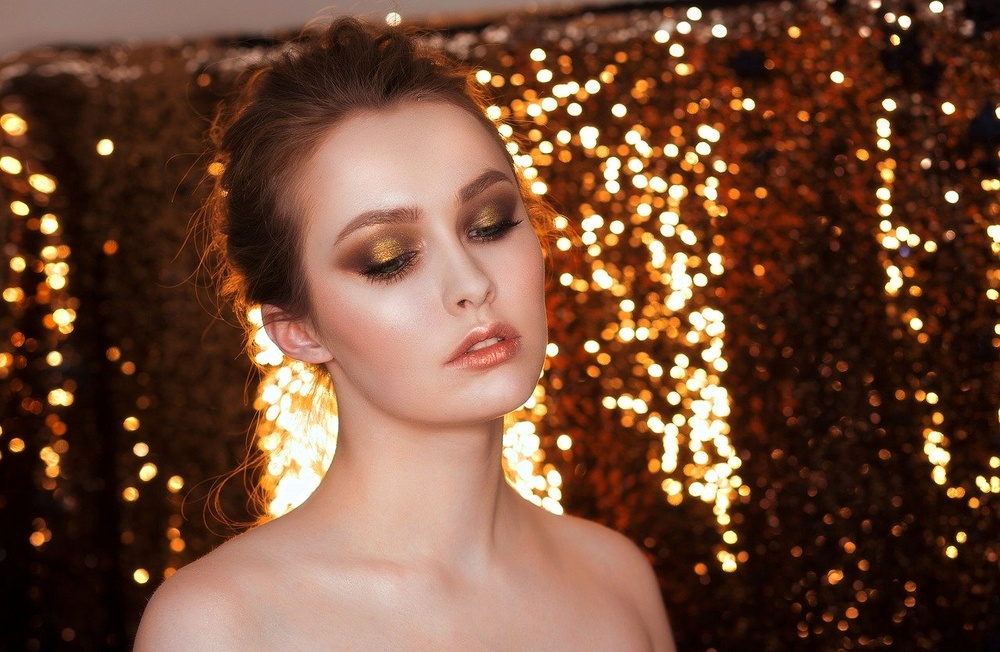
#> input picture Task3/closedeyes_1.jpg, 1000 x 652 px, shrunk from 1280 x 835 before the run
$ python Version1.2.py
#> lines starting #> are read from the running program, lines starting #| are printed output that depends on the picture

import cv2
from matplotlib import pyplot as plt
import numpy as np
def faceRecognition_improve(file):
#> called with file = 'closedeyes_1.jpg'
    COLOR_FACE = (255, 0, 255)
    COLOR_EYES = (255, 0, 0)

    img_bgr = cv2.imread(file, cv2.IMREAD_COLOR)
#> img_bgr is the input picture: shape (652, 1000, 3); mean B, G, R 55.4, 75.5, 113.6
    b, g, r = cv2.split(img_bgr)
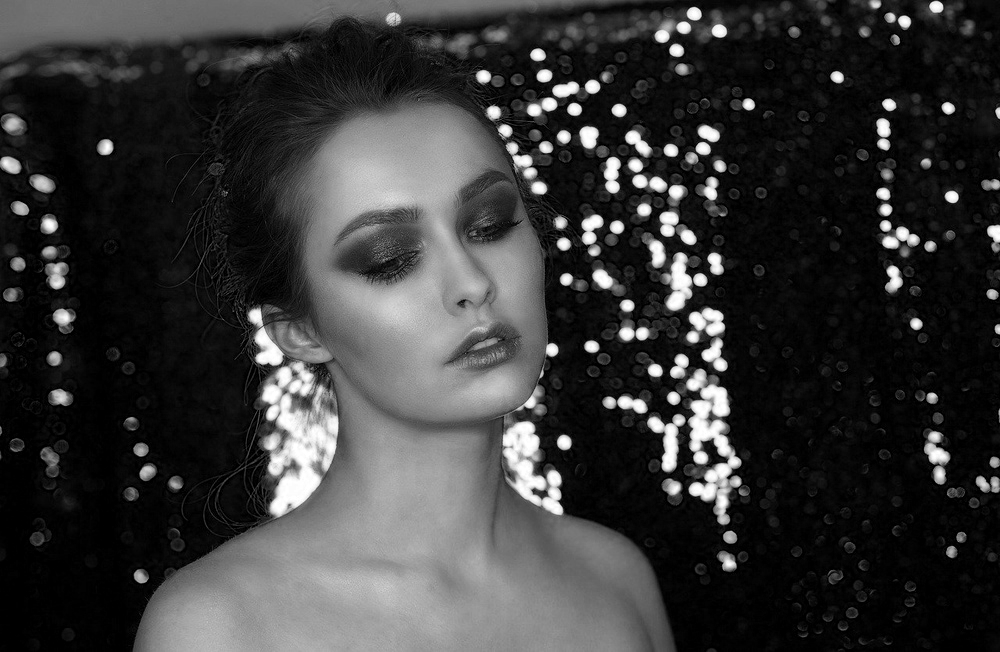
#> b: shape (652, 1000); min 0, max 255, mean 55.4
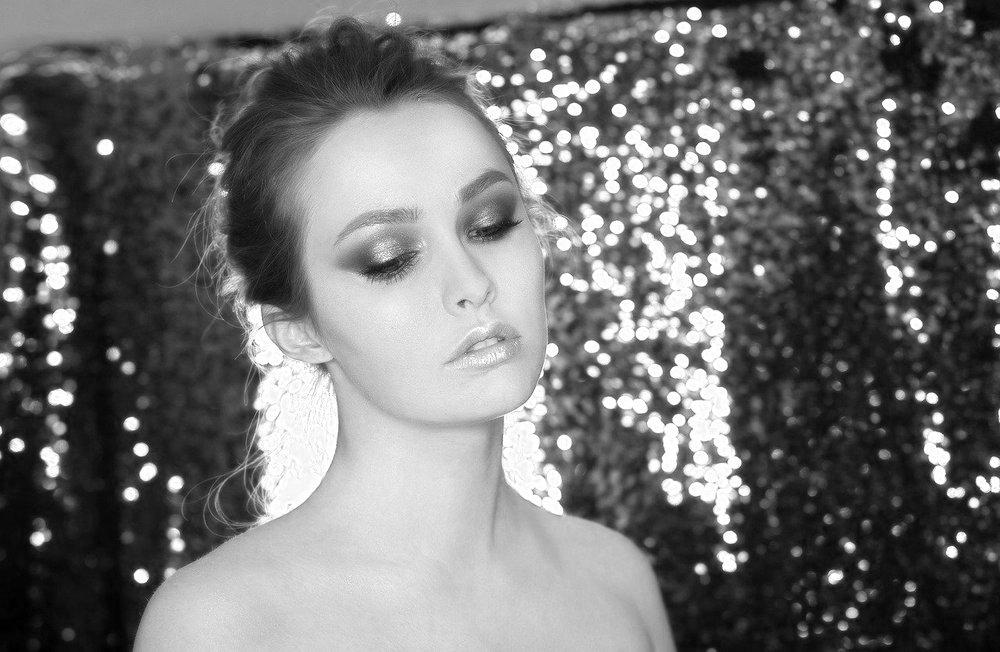
#> r: shape (652, 1000); min 0, max 255, mean 113.6
    img_rgb = cv2.merge([r, g, b])

    img_gray = cv2.cvtColor(img_bgr, cv2.COLOR_BGR2GRAY)
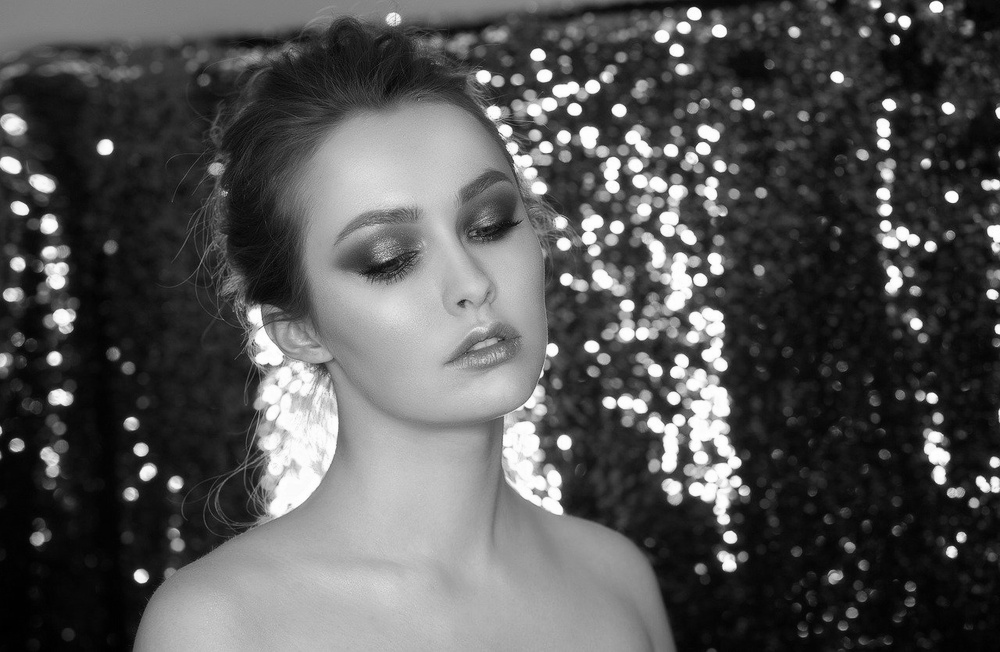
#> img_gray: shape (652, 1000); min 0, max 255, mean 84.6

    face_cascade = cv2.CascadeClassifier(cv2.data.haarcascades + "haarcascade_frontalface_default.xml")
    eye_cascade = cv2.CascadeClassifier('haarcascade_eye.xml')
    faces = face_cascade.detectMultiScale(img_gray, scaleFactor=1.05, minNeighbors=6)
#> faces = [[31, 245, 42, 42], [258, 98, 361, 361]]

    count_faces = 0
    # print("number of recognized faces:", len(eyes))

    for (x, y, w, h) in faces:
        cv2.rectangle(img_rgb, (x, y), (x + w, y + h), COLOR_FACE, 2)
        roi_gray = img_gray[y:y - int((y + h) * 0.9), x:x + w]
        roi_color = img_rgb[y:y - int((y + h) * 0.9), x:x + w]

        eyes = eye_cascade.detectMultiScale(roi_gray)
        for (ex, ey, ew, eh) in eyes:
            cv2.rectangle(roi_color, (ex, ey), (ex + ew, ey + eh), COLOR_EYES, 2)
            count_faces += len(eyes) // 2
#> this loop made 2 passes
#> (x, y, w, h, eyes) on pass 2: (258, 98, 361, 361, [[194, 97, 63, 63], [85, 122, 78, 78]])
#> pass 1, in faceRecognition_improve, `roi_color = img_rgb[y:y - int((y + h) * 0.9), x:x + w]`:
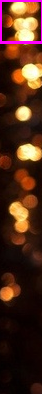
#> roi_color: shape (394, 42, 3); mean R, G, B 79, 42.9, 25.4
#> pass 2, in faceRecognition_improve, `roi_gray = img_gray[y:y - int((y + h) * 0.9), x:x + w]`:
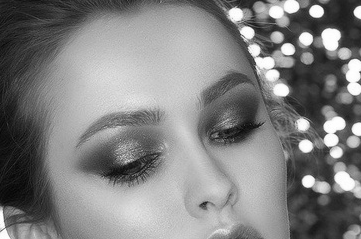
#> roi_gray: shape (239, 361); min 4, max 255, mean 129.9
#> after the loop:
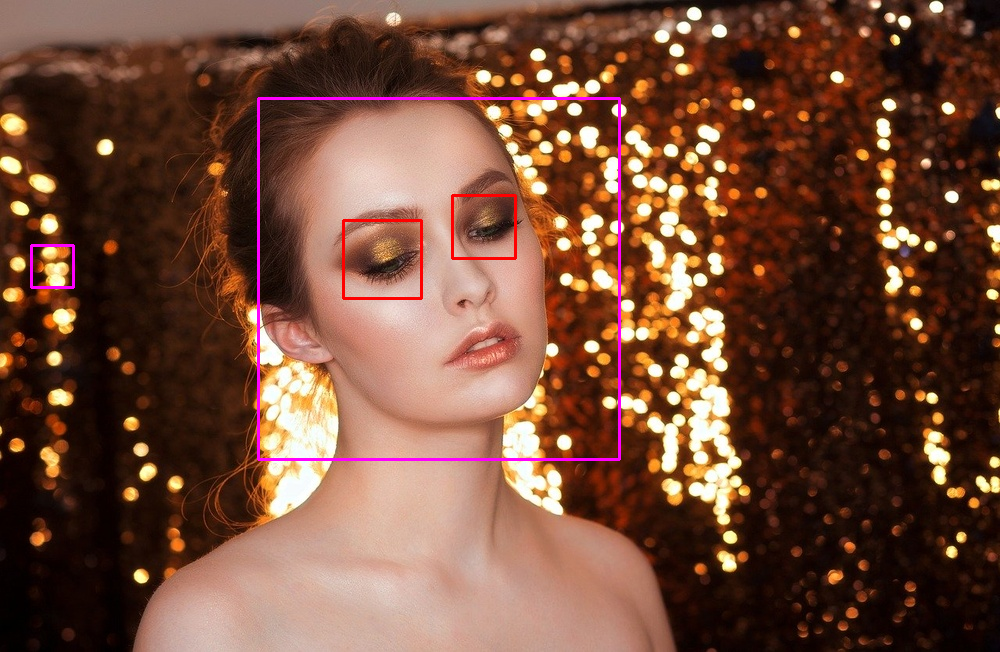
#> img_rgb: shape (652, 1000, 3); mean R, G, B 114.7, 74.5, 56.6
#> after the loop:
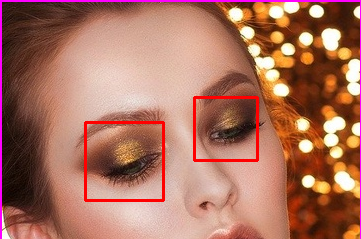
#> roi_color: shape (239, 361, 3); mean R, G, B 170.9, 114, 95.7
#> after the loop, count_faces = 2


    plt.axis('on')  # Diagramm-Achsen ausblenden
    plt.imshow(img_rgb)  # Dem Diagramm das Bild hinzufügen
    plt.title(file)  # Titel des Diagramms setzen
    plt.show()  # Diagramm anzeigen

    print("number of recognized faces:", count_faces)
#| number of recognized faces: 2


faceRecognition_improve("closedeyes_1.jpg")

$ run again, with Task3/3_people.jpg copied over Task3/closedeyes_1.jpg
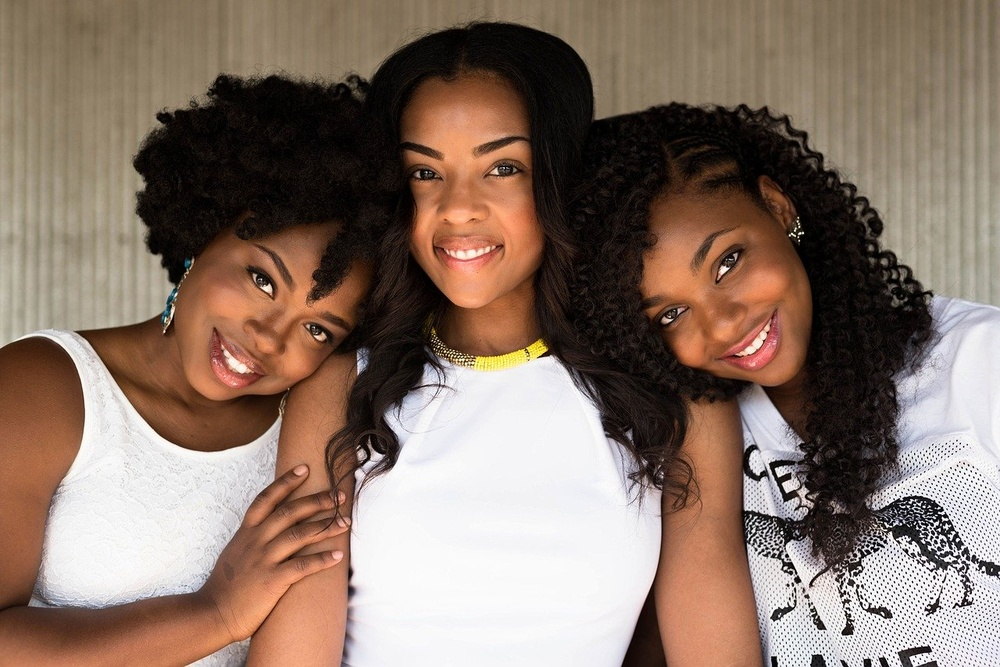
#> input picture Task3/3_people.jpg, 1000 x 667 px, shrunk from 1280 x 854 before the run
#> in faceRecognition_improve, img_bgr is the input picture: shape (667, 1000, 3); mean B, G, R 104.6, 117.2, 137.5
#> in faceRecognition_improve, `b, g, r = cv2.split(img_bgr)`:
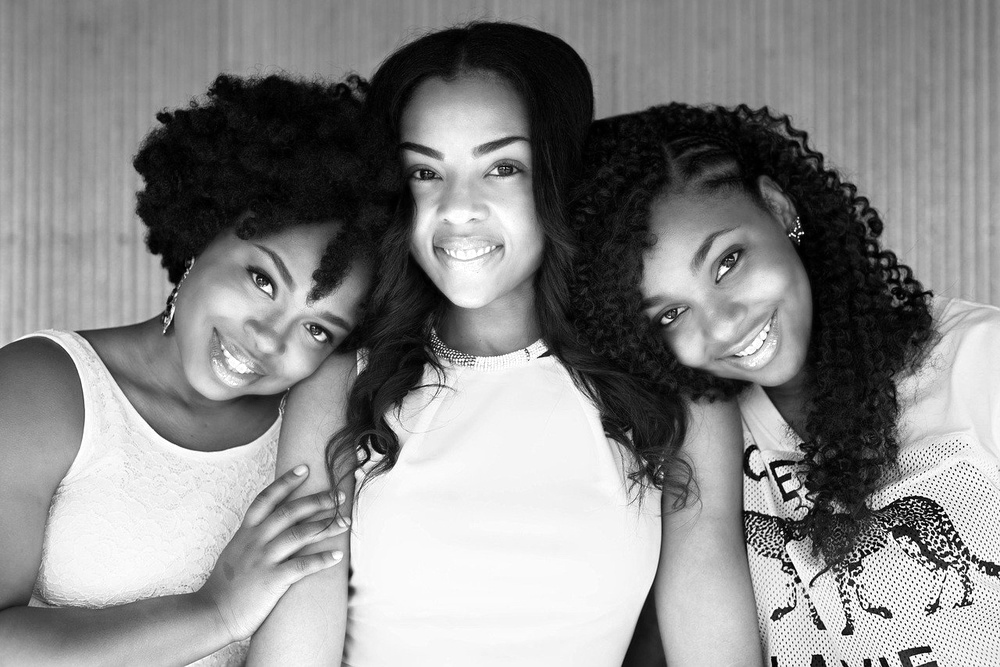
#> r: shape (667, 1000); min 0, max 255, mean 137.5
#> faces = [[379, 114, 175, 175], [196, 203, 189, 189]]
#> the loop in faceRecognition_improve, `for (x, y, w, h) in faces:` made 2 passes
#> (x, y, w, h, eyes) on passes 1 to 2: (379, 114, 175, 175, [[28, 43, 32, 32], [100, 32, 47, 47]]), (196, 203, 189, 189, [[93, 106, 44, 44], [33, 45, 60, 60]])
#> after the loop in faceRecognition_improve, `for (x, y, w, h) in faces:`:
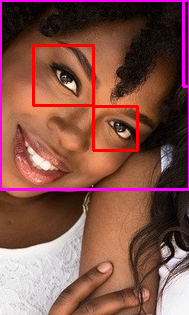
#> roi_color: shape (315, 189, 3); mean R, G, B 131.4, 83.4, 74.1
#> after the loop in faceRecognition_improve, `for (x, y, w, h) in faces:`: count_faces = 4
#| number of recognized faces: 4

$ run again, with Task3/Boy_glasses.jpg copied over Task3/closedeyes_1.jpg
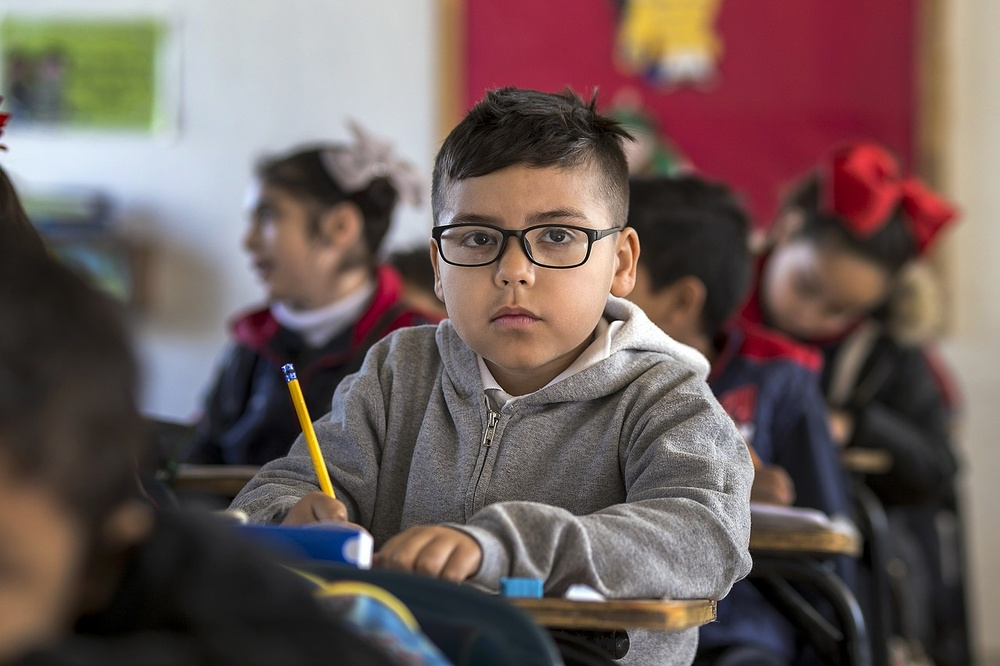
#> input picture Task3/Boy_glasses.jpg, 1000 x 666 px, shrunk from 1280 x 853 before the run
#> in faceRecognition_improve, img_bgr is the input picture: shape (666, 1000, 3); mean B, G, R 89.2, 92.1, 108.9
#> in faceRecognition_improve, `img_gray = cv2.cvtColor(img_bgr, cv2.COLOR_BGR2GRAY)`:
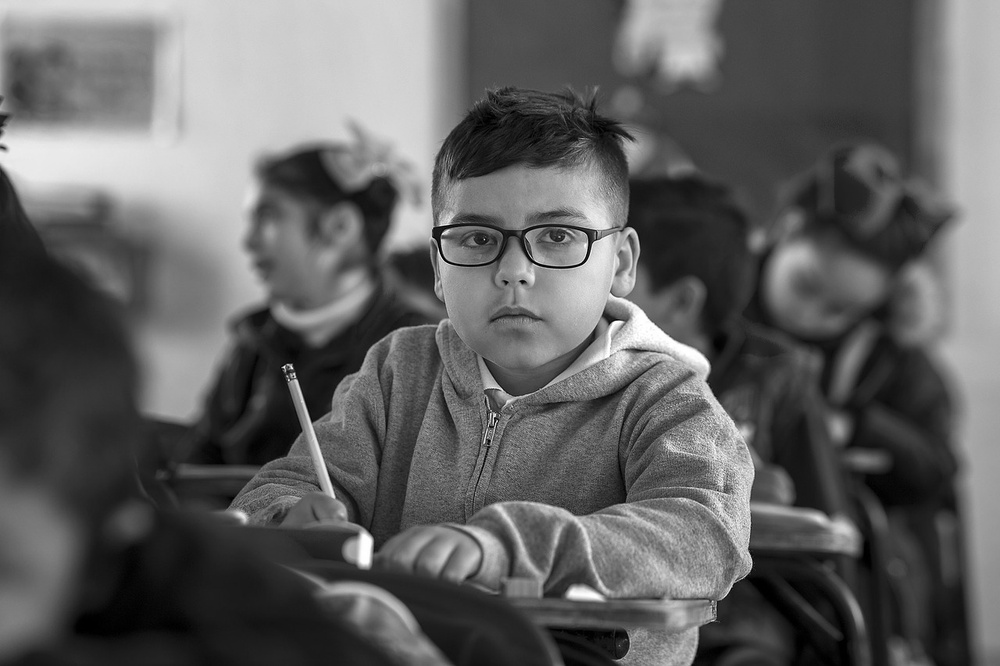
#> img_gray: shape (666, 1000); min 0, max 255, mean 96.8
#> faces = [[412, 156, 225, 225]]
#> the loop in faceRecognition_improve, `for (x, y, w, h) in faces:` made 1 pass
#> (x, y, w, h, eyes) on pass 1: (412, 156, 225, 225, [[121, 60, 40, 40], [47, 63, 40, 40], [82, 60, 56, 56]])
#> after the loop in faceRecognition_improve, `for (x, y, w, h) in faces:`:
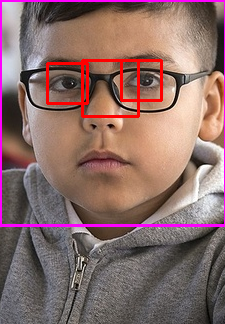
#> roi_color: shape (324, 225, 3); mean R, G, B 137.9, 107.8, 104.3
#> after the loop in faceRecognition_improve, `for (x, y, w, h) in faces:`: count_faces = 3
#| number of recognized faces: 3

$ run again, with Task3/Gruppenfotos_1.jpg copied over Task3/closedeyes_1.jpg
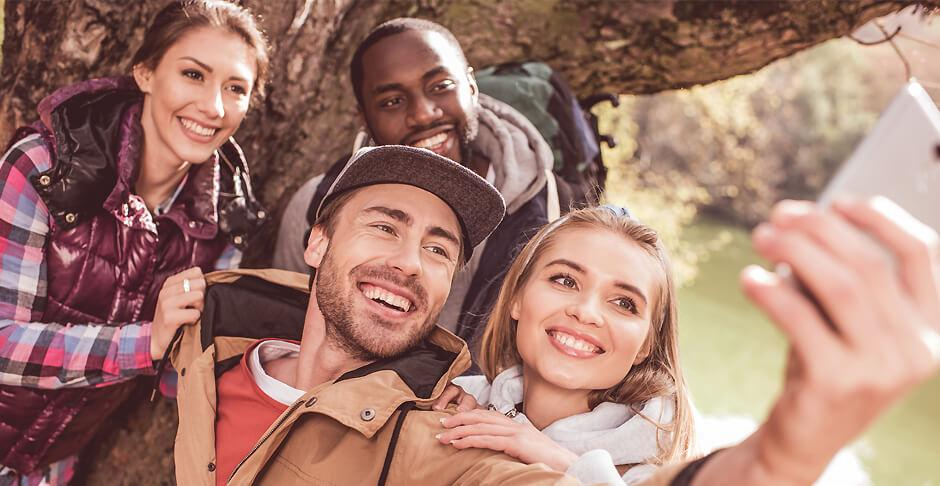
#> input picture Task3/Gruppenfotos_1.jpg, 940 x 486 px
#> in faceRecognition_improve, img_bgr is the input picture: shape (486, 940, 3); mean B, G, R 112, 124.2, 164.6
#> faces = [[550, 152, 60, 60], [329, 239, 107, 107], [152, 34, 124, 124], [503, 225, 167, 167], [317, 167, 172, 172]]
#> the loop in faceRecognition_improve, `for (x, y, w, h) in faces:` made 5 passes
#> (x, y, w, h, eyes) on passes 1, 4, 5: (550, 152, 60, 60, [[2, 111, 38, 38]]), (503, 225, 167, 167, [[38, 32, 46, 46], [103, 59, 41, 41]]), (317, 167, 172, 172, [[47, 41, 42, 42], [103, 68, 32, 32]])
#> after the loop in faceRecognition_improve, `for (x, y, w, h) in faces:`:
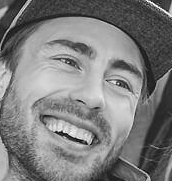
#> roi_gray: shape (181, 172); min 9, max 249, mean 125.1
#> after the loop in faceRecognition_improve, `for (x, y, w, h) in faces:`: count_faces = 12
#| number of recognized faces: 12
